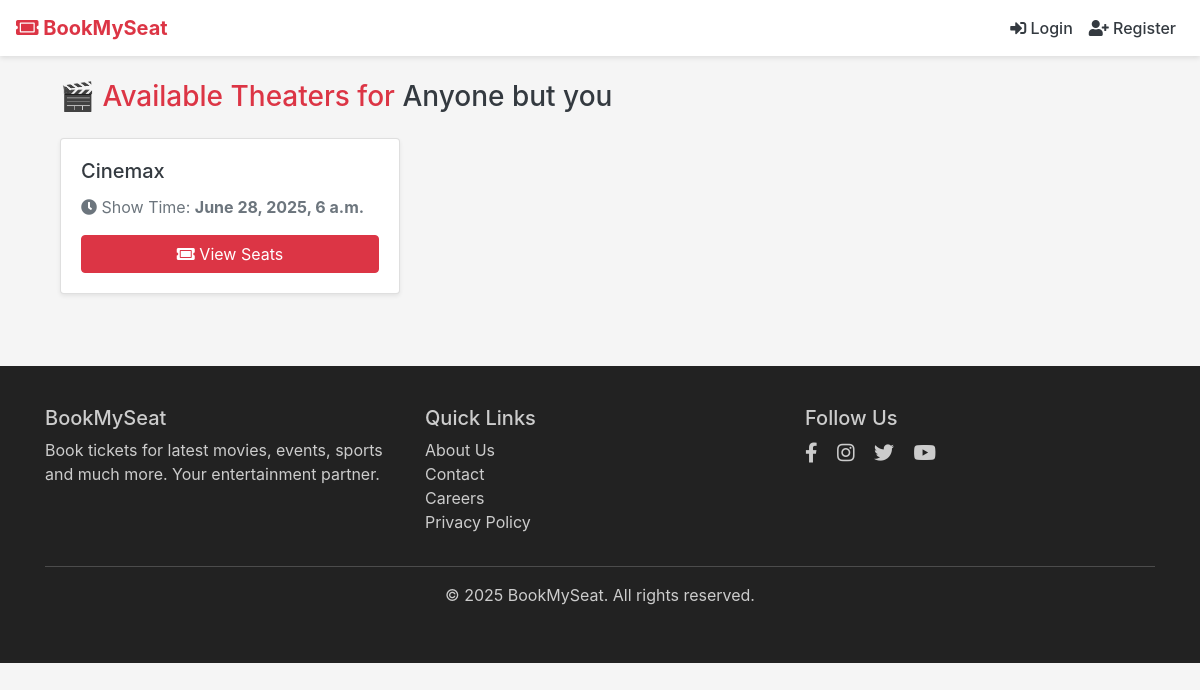
/movies/2/theaters/, run on the app's committed database.
### movies/models.py (models this page shows, shortened)
class Movie(models.Model):
    name = models.CharField(max_length=255)  # Movie name
    image = models.ImageField(upload_to="movies/")  # Poster image
    rating = models.DecimalField(max_digits=3, decimal_places=1)  # e.g., 8.5
    cast = models.TextField()  # Cast list as text
    description = models.TextField(blank=True, null=True)  # Optional movie description
    genre = models.ManyToManyField(Genre)  # Many genres per movie
    language = models.ForeignKey(Language, on_delete=models.CASCADE)  # Language reference
    release_date = models.DateField()  # Release date

class Theater(models.Model):
    name = models.CharField(max_length=255)  # Theater name
    movie = models.ForeignKey(Movie, on_delete=models.CASCADE, related_name='theaters')  # Linked movie
    time = models.DateTimeField()  # Show timing

### movies/views.py (the view)
# urls.py: path('<int:movie_id>/theaters/', views.theater_list, name='theater_list'),  # URL for listing theaters for a specific movie
def theater_list(request, movie_id):
    movie = get_object_or_404(Movie, id=movie_id)  # Get the movie or return 404
    theaters = Theater.objects.filter(movie=movie)  # Get all theaters showing the movie
    return render(request, 'movies/theater_list.html', {'movie': movie, 'theaters': theaters})

### templates/movies/theater_list.html (shortened to what this page needs)
{% extends "users/basic.html" %}
{% block content %}
<div class="container mt-4">
  <h3 class="text-danger mb-4">🎬 Available Theaters for <span class="text-dark">{{ movie.name }}</span></h3>
  <div class="row">
    {% for theater in theaters %}
    <div class="col-md-4 col-sm-6 mb-4">
      <div class="card shadow-sm h-100">
        <div class="card-body d-flex flex-column">
          <h5 class="card-title text-dark">{{ theater.name }}</h5>
          <p class="card-text text-muted"> <i class="fas fa-clock text-secondary me-1"></i> Show Time: <strong>{{theater.time }}</strong></p>
          <a href="{% url 'book_seats' theater.id %}" class="btn btn-danger mt-auto"> <i class="fas fa-ticket-alt"></i>
            View Seats</a>
        </div>
      </div>
    </div>
    {% endfor %}
  </div>
</div>
{% endblock %}

### templates/users/basic.html (style rules this page uses)
body { background-color: #f5f5f5; }

### data on the page
Movie: name "Anyone but you"
Theater: name "Cinemax", time "June 28, 2025, 6 a.m."
